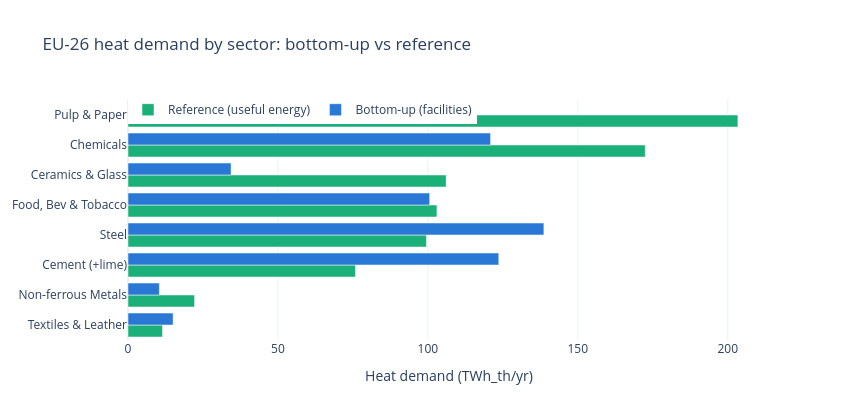

This figure's notebook cell:
### Markdown cell above
## EU totals by sector — and how this reference differs from the Eurostat top-down

### Code cell
sec = cmp.groupby("sector")[["bottom_up_twh", "reference_twh"]].sum()
sec["eu27_file_twh"] = eu27
sec["coverage_pct"] = (100 * sec.bottom_up_twh / sec.reference_twh).round(1)
s = sec.sort_values("reference_twh").reset_index()
fig = go.Figure()
fig.add_bar(y=s["sector"], x=s["reference_twh"], name="Reference (useful energy)",
            orientation="h", marker_color=C_AQUA,
            hovertemplate="%{y}: %{x:.0f} TWh<extra></extra>")
fig.add_bar(y=s["sector"], x=s["bottom_up_twh"], name="Bottom-up (facilities)",
            orientation="h", marker_color=C_BLUE,
            hovertemplate="%{y}: %{x:.0f} TWh<extra></extra>")
fig.update_layout(title="EU-26 heat demand by sector: bottom-up vs reference",
                  barmode="group", template="plotly_white", height=420, width=850,
                  xaxis_title="Heat demand (TWh_th/yr)",
                  legend=dict(orientation="h", y=1.02, x=0))
fig.show()
sec.round(1)

### Figure 1 — Plotly figure (JSON) as saved in the notebook; plotly's stock layout.template omitted (floating-point values rounded to 4 significant figures)
{"data": [{"hovertemplate": "%{y}: %{x:.0f} TWh<extra></extra>", "marker": {"color": "#1baf7a"}, "name": "Reference (useful energy)", "orientation": "h", "type": "bar", "x": [11.52, 22.2, 75.85, 99.52, 103.0, 106.1, 172.5, 203.4], "y": ["Textiles & Leather", "Non-ferrous Metals", "Cement (+lime)", "Steel", "Food, Bev & Tobacco", "Ceramics & Glass", "Chemicals", "Pulp & Paper"]}, {"hovertemplate": "%{y}: %{x:.0f} TWh<extra></extra>", "marker": {"color": "#2a78d6"}, "name": "Bottom-up (facilities)", "orientation": "h", "type": "bar", "x": [15.05, 10.45, 123.6, 138.7, 100.6, 34.38, 120.9, 54.05], "y": ["Textiles & Leather", "Non-ferrous Metals", "Cement (+lime)", "Steel", "Food, Bev & Tobacco", "Ceramics & Glass", "Chemicals", "Pulp & Paper"]}], "layout": {"barmode": "group", "height": 420, "legend": {"orientation": "h", "x": 0, "y": 1.02}, "title": {"text": "EU-26 heat demand by sector: bottom-up vs reference"}, "width": 850, "xaxis": {"title": {"text": "Heat demand (TWh_th/yr)"}}}}
